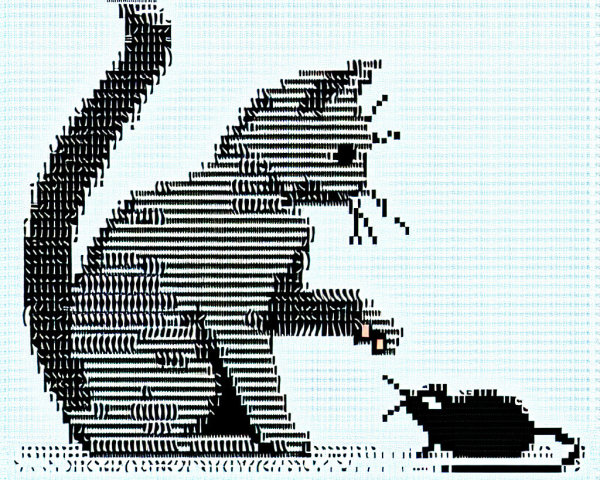
#> input picture Converters/Converters/cat_mouse.jpg, 600 x 480 px
$ python -i img_to_ascii.py   (imports and definitions only)
#> lines starting #> are read from the running program, lines starting #| are printed output that depends on the picture
from PIL import Image

# ASCII characters from darkest to lightest
CHARSETS = {
    "detailed": "@%#*+=-:. ",
    "blocks": "█▓▒░ ",
    "simple": "@#S%?*+;:,. ",
    "binary": "█ ",
    "dots": "●◉◎○· ",
    "stars": "★☆✦✧✶· ",
    "arrows": "▶▷►▻> ",
    "hearts": "♥♡❤❥· ",
    "numbers": "0123456789 ",
    "letters": "MWNXKODB8@#%&$*+=;:,. ",
    "braille": "⣿⣷⣯⣟⡿⢿⣻⣽⣾⣶⣦⣤⣄⡀ ",
    "shade": "▉▊▋▌▍▎▏ ",
    "box": "╬╫╪┼┴┬├┤│─ ",
    "slashes": "▓▒/\\|─ ",
    "matrix": "ﾊﾐﾋｰｳｼﾅﾓﾆｻﾜﾂｵﾘｱﾎﾃﾏｹﾒｴｶｷﾑﾕﾗｾﾈｽﾀﾇﾍ ",
    "emoji": "😀😃😄😁😆😅🤣😂🙂🙃 ",
    "cats": "🐱😺😸😹😻😼😽🙀😿😾 ",
    "ascii_art": "$@B%8&WM#*oahkbdpqwmZO0QLCJUYXzcvunxrjft/\\|()1{}[]?-_+~<>i!lI;:,\"^`'. ",
}


# [98 lines left out: functions list_charsets, image_to_ascii, save_ascii_art, export_all_charsets, not called in this run]


def image_to_html_ascii(image_path, output_file="ascii_art.html", output_width=100, charset="detailed", invert=False, colored=True):
    """
    Converts an image to colored ASCII art in HTML format.

    :param image_path: Path to image file
    :param output_file: Output HTML file
    :param output_width: Character width of output
    :param charset: Name of charset from CHARSETS dict
    :param invert: Invert brightness
    :param colored: If True, each character gets the pixel's color
    :return: HTML string
    """
#> called with image_path = 'cat_mouse.jpg', output_file = 'ascii_art.html', output_width = 100, charset = 'detailed', invert = False, colored = True
    if charset in CHARSETS:
        chars = CHARSETS[charset]
    else:
        chars = CHARSETS["detailed"]

    if invert:
        chars = chars[::-1]

    try:
        img = Image.open(image_path)
#> img is the input picture: PIL image 600x480 RGB; mean R, G, B 176.5, 186.3, 186.7

        # Calculate height (ASCII chars are ~2x taller than wide)
        aspect_ratio = img.size[1] / img.size[0]
#> aspect_ratio = 0.8
        output_height = int(output_width * aspect_ratio * 0.5)
#> output_height = 40

        # Resize
        img_resized = img.resize((output_width, output_height), Image.Resampling.LANCZOS)
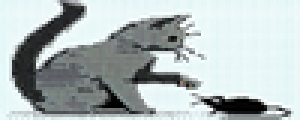
#> img_resized: PIL image 100x40 RGB (shown 3 times larger); mean R, G, B 176.5, 186, 186.4

        # Get grayscale for character selection
        img_gray = img_resized.convert("L")
        pixels_gray = img_gray.load()

        # Get color for HTML
        img_rgb = img_resized.convert("RGB")
        pixels_rgb = img_rgb.load()

        width, height = img_resized.size
#> width = 100; height = 40

        html_lines = []
        for y in range(height):
            row = ""
            for x in range(width):
                brightness = pixels_gray[x, y]
                char_idx = int(brightness / 256 * len(chars))
                char_idx = min(char_idx, len(chars) - 1)
                char = chars[char_idx]

                # Escape HTML special chars
                if char == '<':
                    char = '&lt;'
                elif char == '>':
                    char = '&gt;'
                elif char == '&':
                    char = '&amp;'
                elif char == '"':
                    char = '&quot;'
                elif char == ' ':
                    char = '&nbsp;'

                if colored:
                    r, g, b = pixels_rgb[x, y]
                    row += f'<span style="color:rgb({r},{g},{b})">{char}</span>'
                else:
                    row += char
            html_lines.append(row)
#> after the loop, html_lines = 40 items

        ascii_html = "<br>".join(html_lines)

        html_output = f"""<!DOCTYPE html>
<html>
<head>
    <meta charset="UTF-8">
    <title>ASCII Art - {image_path}</title>
    <style>
        body {{
            background-color: #1a1a1a;
            display: flex;
            justify-content: center;
            padding: 20px;
        }}
        pre {{
            font-family: 'Courier New', monospace;
            font-size: 8px;
            line-height: 8px;
            letter-spacing: 0px;
            background-color: #000;
            padding: 20px;
            border-radius: 10px;
        }}
    </style>
</head>
<body>
    <pre>{ascii_html}</pre>
</body>
</html>"""

        with open(output_file, "w") as f:
            f.write(html_output)

        print(f"Colored HTML ASCII art saved to {output_file}")
        return html_output

    except Exception as e:
        print(f"Error: {e}")
        return None


# [53 lines left out: function generate_pixel_art_css, not called in this run]


# [80 lines not run here, left out]

>>> result = image_to_html_ascii('cat_mouse.jpg')
